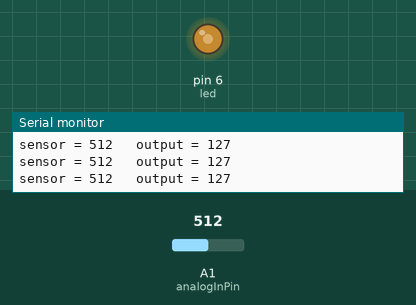
Recording of a sketch running on a simulated Arduino Uno, built with avr-gcc and run on an emulated ATmega328P. On the bench: output pins drawn as LEDs (lit = HIGH), the last lines printed to the serial monitor. The test bench sets the inputs (shaded band); at power-on: A1 (analogInPin) = 512.

Above: at 1.2 s.
1.3 s: A1 (analogInPin) set to 415
At 1.6 s:
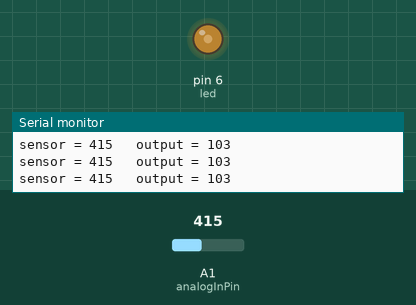
4.3 s: A1 (analogInPin) set to 393
At 5.0 s:
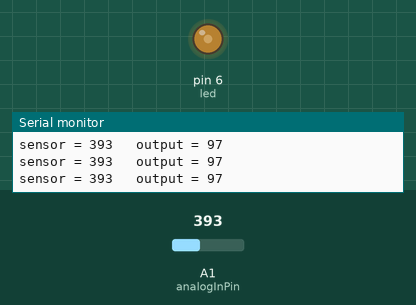
7.3 s: A1 (analogInPin) set to 716
At 8.5 s:
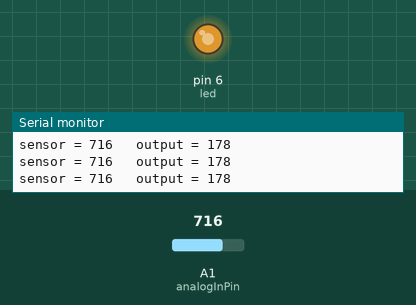
8.8 s: A1 (analogInPin) set to 988
At 9.2 s:
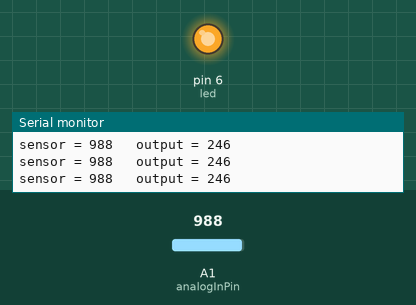
10.3 s: A1 (analogInPin) set to 1009
At 11.0 s:
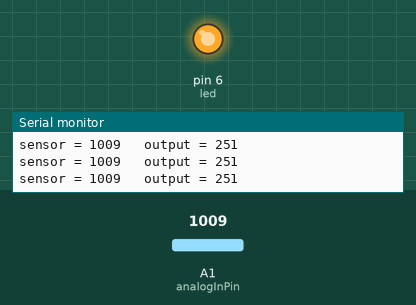
13.3 s: A1 (analogInPin) set to 0
At 13.7 s:
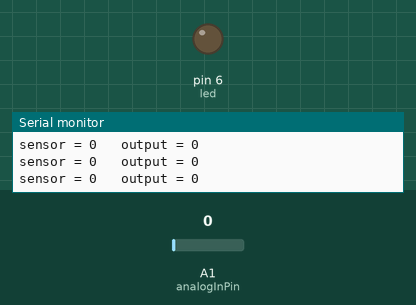
Timing chart, 0 to 15.8 s (numbered marks = the images above; inputs shaded):
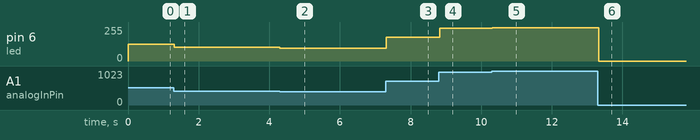

Measured:
- after the input at 1.3 s, pin 6 (led): 127/255 → 103/255 at once
- after the input at 4.3 s, pin 6 (led): 103/255 → 97/255 at once
- after the input at 7.3 s, pin 6 (led): 97/255 → 178/255 at once
- after the input at 8.8 s, pin 6 (led): 178/255 → 246/255 at once
- after the input at 10.3 s, pin 6 (led): 246/255 → 251/255 at once
- after the input at 13.3 s, pin 6 (led): 251/255 → 0/255 at once

The sketch:

Potenciometer.ino
```cpp
//Hands On Lab - G&S

const int analogInPin = A1;                                     // Asignamos el pin analogico 1
const int led = 6;                                              // Asignamos el pin PWM 6 (PWM~)
int valorsensor = 0;                                            // valor de lectura para el sensor
int intensidad = 0;                                             // Valor pwm de salida

void setup() {
 Serial.begin(9600);                                            // Inicializamos el monitor serial a 9600 bps
}

void loop() {

 valorsensor = analogRead(analogInPin);                         // Leer los valores analogicos
 intensidad = map(valorsensor, 0, 1023, 0, 255);                // Mapeamos y convertimos el rango de valores para la salida
 analogWrite(led, intensidad);                                  // Escribimos el valor analogico de la salida

//visualizamos los valores en el monitor serial:
 Serial.print("sensor = " );
 Serial.print(valorsensor);                                     // Imprimimos en el monitor Serial
 Serial.print("\t output = ");
 Serial.println(intensidad);

 delay(2);                                                      // Espera de 2 milisegundos
}
```
